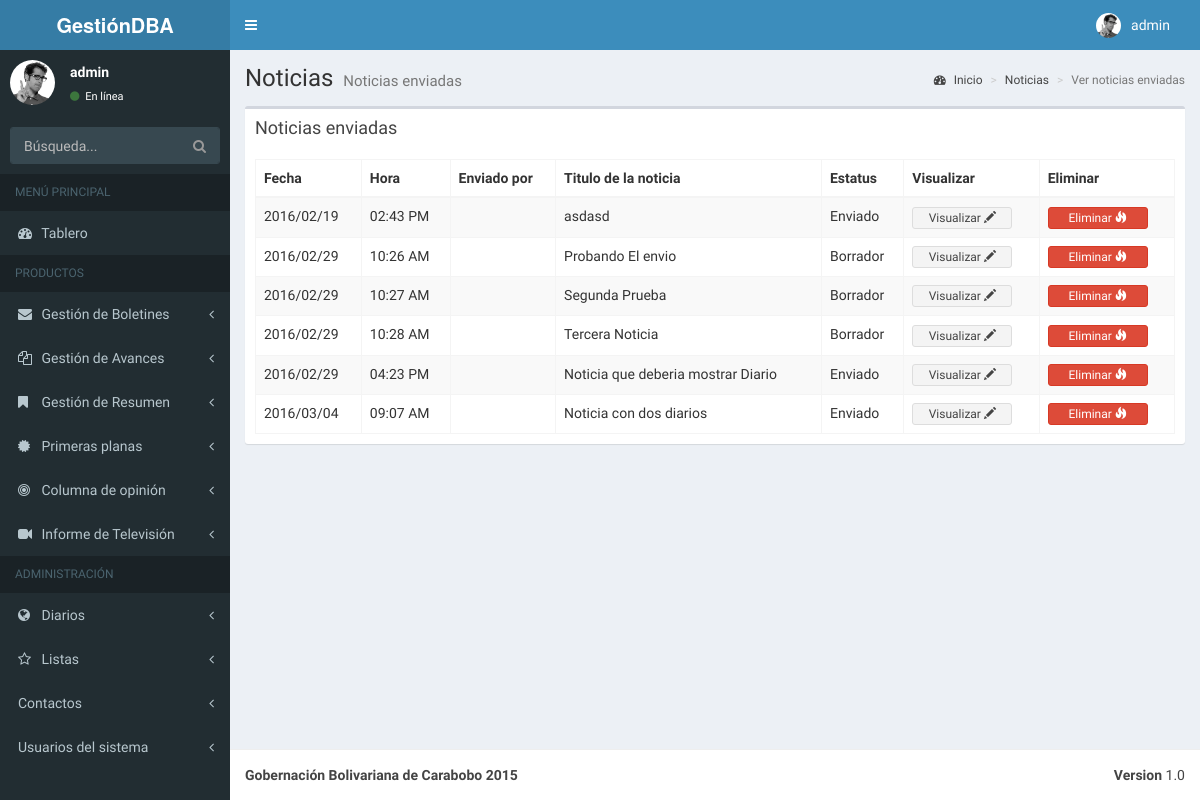
The app's page /avances/Noticiasver/ (signed in), older data.
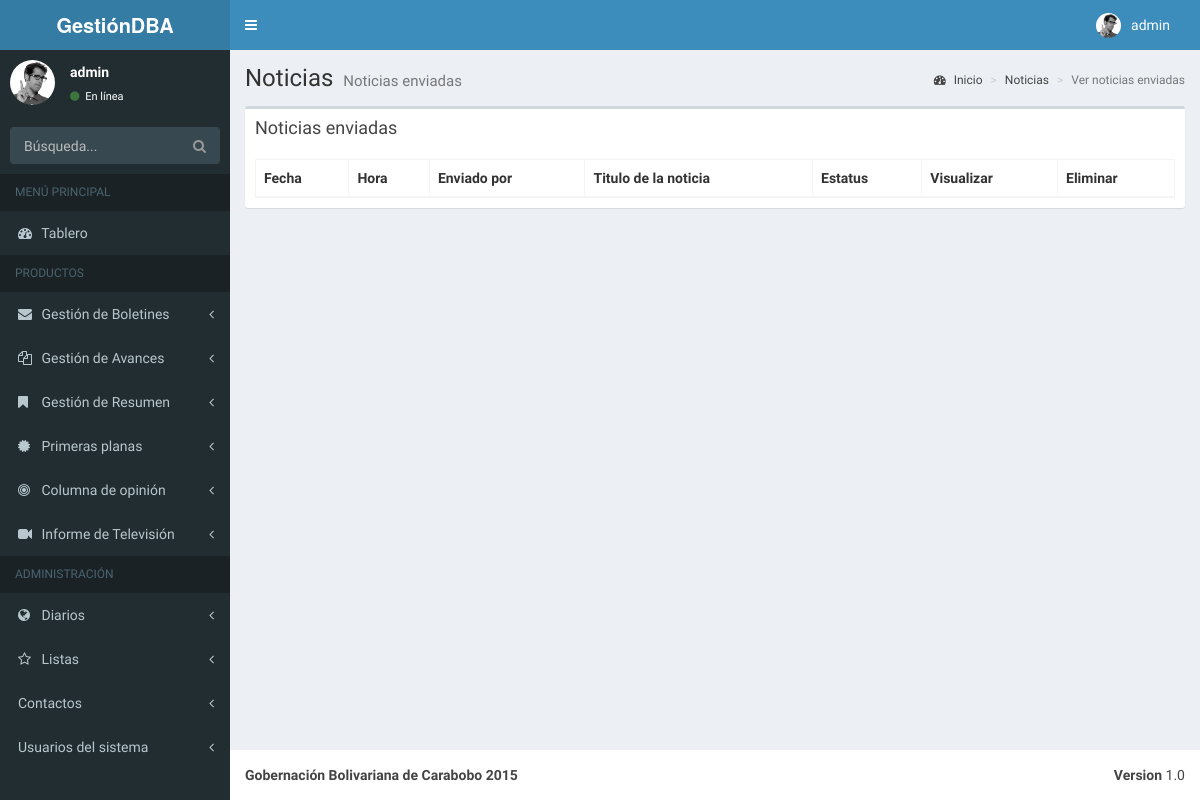
The same page, newer data.
### BoletinAvances/apps/avances/models.py (models this page shows, shortened)
class Noticias(models.Model):
    avances = models.ForeignKey(Avances, verbose_name='Avances', blank=True, null=True)
    fecha = models.DateField(default=datetime.now, blank=True)
    hora = models.TimeField(auto_now_add=True, blank=True, null=True)
    status = models.CharField(max_length=110, verbose_name='Status', blank=True, null=True)
    enviadopor = models.CharField(max_length=50, verbose_name='Enviado por:')
    titulo_noticia = models.CharField(max_length=500, verbose_name='Titulo')
    antetitulo_noticia = models.CharField(max_length=500, verbose_name='Antetitulo', blank=True)
    enviadopor = models.CharField(max_length=50, verbose_name='Enviado por:')
    noticia = models.TextField(verbose_name='Extracto de la noticia')
    class Meta:
        verbose_name_plural = "Agregar noticias para avances"
        ordering = ('status',)

### BoletinAvances/apps/avances/views.py (the view)
class NoticiasListView(ListView):
    model = Noticias
    queryset = Noticias.objects.order_by('id')
    context_object_name = "Noticias"
    template_name = "Noticias/listaNoticias.html"

### BoletinAvances/templates/Noticias/listaNoticias.html (shortened to what this page needs)
{% extends 'menu/menu.html' %}
{% block content-wrapper %}
{% load static %}
        <section class="content-header">
          <h1>
            Noticias
            <small>Noticias enviadas</small>
          </h1>
          <ol class="breadcrumb">
            <li><a href="#"><i class="fa fa-dashboard"></i> Inicio</a></li>
            <li><a href="#">Noticias</a></li>
            <li class="active">Ver noticias enviadas</li>
          </ol>
        </section>
        <section class="content">
          <div class="row">
            <div class="col-xs-12">
              <div class="box">
                <div class="box-header">
                  <h3 class="box-title">Noticias enviadas</h3>
                </div>
                <div class="box-body">
                  <table id="example1" class="table table-bordered table-striped">
                    <thead>
                      <tr>
                        <th>Fecha</th>
                        <th>Hora</th>
                        <th>Enviado por</th>
                        <th>Titulo de la noticia</th>
                        <th>Estatus</th>
                        <th style="font-weight: bold;">Visualizar</th>
                        <th style="font-weight: bold;">Eliminar</th>
                      </tr>
                    </thead>
                    <tbody>
                      {% for p in Noticias %}
                      <tr>
                        <td>{{ p.fecha|date:"Y/m/d" }}</td>
                        <td>{{ p.hora|date:"h:i A" }}</td>
                        <td>{{ p.enviadopor }}</td>
                        <td>{{ p.titulo_noticia }}</td>
                        <td>{{ p.status }}</td>
                        <td><a href="{% url 'singlenoticias_view' p.id %}"><button style="width:100px" type="button" class="btn btn-default btn-xs">Visualizar <span class="glyphicon glyphicon-pencil"></span></button></a></td>
                        <td><a href="{% url 'avance_delete' p.id %}"><button style="width:100px" type="button" class="btn btn-danger btn-xs">Eliminar <span class="glyphicon glyphicon-fire"></span></button></a></td>
                      </tr>
                      {% endfor %}
                    </tbody>
                  </table>
                </div>
              </div>
            </div>
          </div>
        </section>
{% endblock %}

### BoletinAvances/templates/menu/menu.html (shortened to what this page needs)
{% extends 'base.html' %}
{% block content %}
{% load static %}
    <div class="wrapper">
      <header class="main-header">
        <a href="/tablero/" class="logo"><b>GestiónDBA</b></a>
        <nav class="navbar navbar-static-top" role="navigation">
          <a href="#" class="sidebar-toggle" data-toggle="offcanvas" role="button">
          </a>
          <div class="navbar-custom-menu">
            <ul class="nav navbar-nav">
              <li class="dropdown user user-menu">
                <a href="#" class="dropdown-toggle" data-toggle="dropdown">
                  <img src="../media/AdminLTE-2.0.4/dist/img/user2-160x160.jpg" class="user-image" alt="User Image"/>
                  <span class="hidden-xs">{{ user.username }}</span>
                </a>
              </li>
            </ul>
          </div>
        </nav>
      </header>
      <aside class="main-sidebar">
        <section class="sidebar">
          <div class="user-panel">
            <div class="pull-left image">
              <img src="../media/AdminLTE-2.0.4/dist/img/user2-160x160.jpg" class="img-circle" alt="User Image" />
            </div>
            <div class="pull-left info">
              <p>{{ user.username }}</p>
              <a href="#"><i class="fa fa-circle text-success"></i> En línea</a>
            </div>
          </div>
          <form action="#" method="get" class="sidebar-form">
            <div class="input-group">
              <input type="text" name="q" class="form-control" placeholder="Búsqueda..."/>
              <span class="input-group-btn">
                <button type='submit' name='search' id='search-btn' class="btn btn-flat"><i class="fa fa-search"></i></button>
              </span>
            </div>
          </form>
          <ul class="sidebar-menu">
            <li class="header">MENÚ PRINCIPAL</li>
            <li>
              <a href="/tablero/">
                <i class="fa fa-dashboard"></i> <span>Tablero</span>
              </a>
            </li>
            <li class="header">PRODUCTOS</li>
            <li class="treeview">
              <a href="#">
                <i class="fa fa-envelope"></i> <span>Gestión de Boletines</span>
                <i class="fa fa-angle-left pull-right"></i>
              </a>
            </li>
            <li class="treeview">
              <a href="#">
                <i class="fa fa-files-o"></i> <span>Gestión de Avances</span>
                <i class="fa fa-angle-left pull-right"></i>
              </a>
            </li>
            <li class="treeview">
              <a href="#">
                <i class="fa fa-bookmark"></i> <span>Gestión de Resumen </span>
                <i class="fa fa-angle-left pull-right"></i>
              </a>
            </li>
            <li class="treeview">
              <a href="#">
                <i class="fa fa-certificate"></i> <span>Primeras planas</span>
                <i class="fa fa-angle-left pull-right"></i>
              </a>
            </li>
            <li class="treeview">
              <a href="#">
                <i class="fa fa-bullseye"></i> <span>Columna de opinión</span>
                <i class="fa fa-angle-left pull-right"></i>
              </a>
            </li>
            <li class="treeview">
              <a href="#">
                <i class="fa fa-video-camera"></i> <span>Informe de Televisión</span>
                <i class="fa fa-angle-left pull-right"></i>
              </a>
            </li>
            <li class="header">ADMINISTRACIÓN</li>
            <li class="treeview">
              <a href="#">
                <i class="fa fa-globe"></i> <span>Diarios</span>
                <i class="fa fa-angle-left pull-right"></i>
              </a>
            </li>
            <li class="treeview">
              <a href="#">
                <i class="fa fa-star-o"></i> <span>Listas</span>
                <i class="fa fa-angle-left pull-right"></i>
              </a>
            </li>
            <li class="treeview">
              <a href="#">
                 <span>Contactos</span>
                <i class="fa fa-angle-left pull-right"></i>
              </a>
            </li>
            <li class="treeview">
              <a href="#">
                 <span>Usuarios del sistema</span>
                <i class="fa fa-angle-left pull-right"></i>
              </a>
            </li>
          </ul>
        </section>
      </aside>
      <div id="content-wrapper" class="content-wrapper">
        {% block content-wrapper %}{% endblock content-wrapper %}
      </div>
      <footer class="main-footer">
        <div class="pull-right hidden-xs">
          <b>Version</b> 1.0
        </div>
        <strong>Gobernación Bolivariana de Carabobo 2015</strong>
      </footer>
    </div>
{% endblock content %}

### BoletinAvances/templates/base.html (shortened to what this page needs)
<!DOCTYPE html>
<html>
  <head>
    <link href="../media/AdminLTE-2.0.4/bootstrap/css/bootstrap.min.css" rel="stylesheet" type="text/css" />
    <link href="https://maxcdn.bootstrapcdn.com/font-awesome/4.3.0/css/font-awesome.min.css" rel="stylesheet" type="text/css" />
    <link href="http://code.ionicframework.com/ionicons/2.0.0/css/ionicons.min.css" rel="stylesheet" type="text/css" />
    <link href="../media/AdminLTE-2.0.4/dist/css/AdminLTE.min.css" rel="stylesheet" type="text/css" />
    <link href="../media/AdminLTE-2.0.4/dist/css/skins/_all-skins.min.css" rel="stylesheet" type="text/css" />
    <link href="../media/AdminLTE-2.0.4/plugins/iCheck/flat/blue.css" rel="stylesheet" type="text/css" />
    <link href="../media/AdminLTE-2.0.4/plugins/jvectormap/jquery-jvectormap-1.2.2.css" rel="stylesheet" type="text/css" />
    <link href="../media/AdminLTE-2.0.4/plugins/datepicker/datepicker3.css" rel="stylesheet" type="text/css" />
    <link href="../media/AdminLTE-2.0.4/plugins/daterangepicker/daterangepicker-bs3.css" rel="stylesheet" type="text/css" />
    <link href="../media/AdminLTE-2.0.4/plugins/bootstrap-wysihtml5/bootstrap3-wysihtml5.min.css" rel="stylesheet" type="text/css" />
    <link href="../media/AdminLTE-2.0.4/plugins/datatables/dataTables.bootstrap.css" rel="stylesheet" type="text/css" />
	<link href="../media/AdminLTE-2.0.4/plugins/datepicker/datepicker3.css" rel="stylesheet" type="text/css" />
    <link href="../media/AdminLTE-2.0.4/plugins/daterangepicker/daterangepicker-bs3.css" rel="stylesheet" type="text/css" />
	<link href="../media/AdminLTE-2.0.4/plugins/timepicker/bootstrap-timepicker.min.css" rel="stylesheet"/>
	<link rel="stylesheet" href="../media/AdminLTE-2.0.4/plugins/bootstrap-multiselect/css/bootstrap-multiselect.css"/>
	<link rel="stylesheet" href="../media/AdminLTE-2.0.4/plugins/bootstrap-select/bootstrap-select.min.css"/>
	<link rel="stylesheet" href="../media/AdminLTE-2.0.4/plugins/dropzone/css/dropzone.css"/>
    <link rel="stylesheet" href="../media/AdminLTE-2.0.4/Own/own.css"></script>
  </head>
  <body id="content" class="skin-blue">
    {% block content %}{% endblock content %}
  </body>
</html>

Row changes from the older to the newer data that the page shows:
removed Noticias: fecha "2016/02/19", hora "02:43 PM", titulo_noticia "asdasd", status "Enviado"
removed Noticias: fecha "2016/02/29", hora "10:26 AM", titulo_noticia "Probando El envio", status "Borrador"
removed Noticias: fecha "2016/02/29", hora "10:27 AM", titulo_noticia "Segunda Prueba", status "Borrador"
removed Noticias: fecha "2016/02/29", hora "10:28 AM", titulo_noticia "Tercera Noticia", status "Borrador"
removed Noticias: fecha "2016/02/29", hora "04:23 PM", titulo_noticia "Noticia que deberia mostrar Diario", status "Enviado"
removed Noticias: fecha "2016/03/04", hora "09:07 AM", titulo_noticia "Noticia con dos diarios", status "Enviado"
